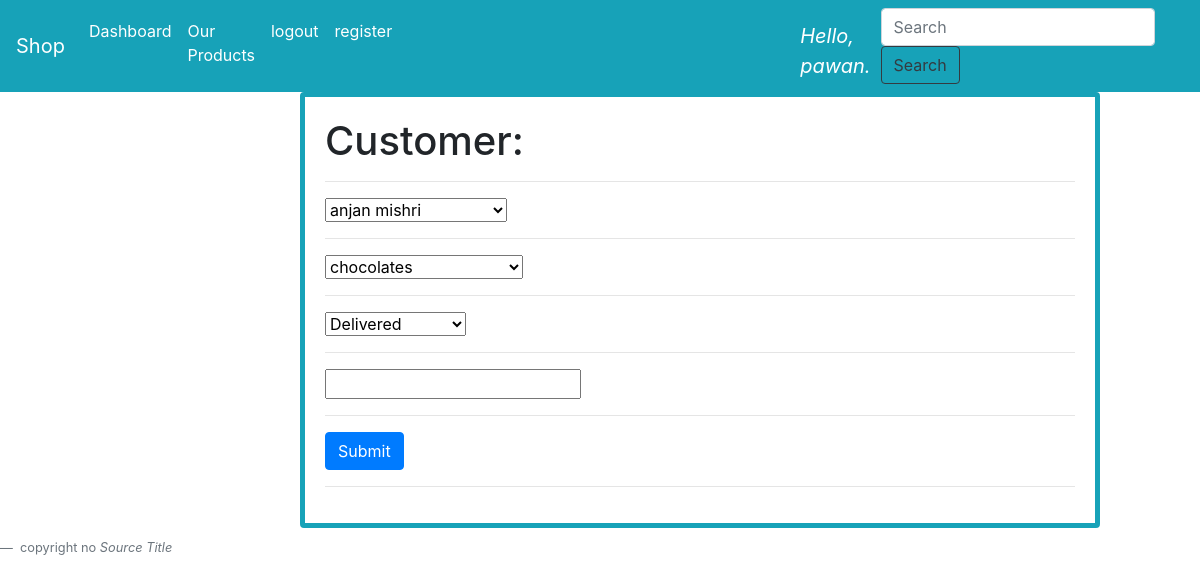
The app's page /update/48 (signed in) with its own data.
### accounts/models.py (models this page shows, shortened)
class Order(models.Model):
    STATUS = [
        ('Pending', 'Pending'),
        ('Out for Delivery', 'Out for Delivery'),
        ('Delivered', 'Delivered'),
    ]
    customer = models.ForeignKey(Customer, null=True, on_delete=models.SET_NULL)
    product = models.ForeignKey(Product, null=True, on_delete=models.SET_NULL)
    status = models.CharField(max_length=200, null=True, choices=STATUS)
    date_created = models.DateTimeField(auto_now_add=True, null=True)
    note = models.CharField(max_length=200, null=True)

### accounts/views.py (the view)
# urls.py: path("update/<str:pk_update>", views.updateorder, name="update"),
@login_required(login_url='login')
def updateorder(request, pk_update):
    order = Order.objects.get(id=pk_update)
    form = OrderForm(instance=order)
    if request.method == 'POST':
        print('printing post:', request.POST)
        form = OrderForm(request.POST)
        if form.is_valid():
            form.save()
    context = {'forms': form}
    return render(request, 'accounts/forms.html', context)

### accounts/forms.py
class OrderForm(ModelForm):
    class Meta:
        model= Order
        fields ='__all__'

### accounts/models.py (called while the page is built)
    def __str__(self):
        return self.name

    def __str__(self):
        return self.name

### accounts/templates/accounts/forms.html (shortened to what this page needs)
{% extends 'accounts/main.html' %} {% load static %} {% block content %}
<div class="card" style="width: 50rem; margin-left: 300px">
  <div class="card-body">
  <h1>Customer: {{customer.name}}</h1>
  <hr>
    <form action="" method="POST">
      {% for form in forms %}
      {{form}}
      <hr>
      {% endfor %}
      <button type="submit" class="btn btn-primary" name='submit' method='POST'>Submit</button>
      <hr>
    </form>
  </div>
</div>
{% endblock content %}

### accounts/templates/accounts/navbar.html (shortened to what this page needs)
{% block navbar %}
<nav class="navbar navbar-expand-lg navbar-dark bg-info">
  <a class="navbar-brand" href="{% url 'home' %}">Shop</a>
  <div class="collapse navbar-collapse" id="navbarSupportedContent">
    <ul class="navbar-nav mr-auto">
      <li class="nav-item active">
        <a class="nav-link" href="{% url 'home' %}">
        Dashboard
        </a>
      </li>
      <li>
        <a class="nav-link active" href="{% url 'products' %}">Our Products</a>
      </li>
      <li>
        <a class="nav-link active" href="{% url 'logout' %}">logout</a>
      </li>
      <li>
        <a class="nav-link active" href="{% url 'register' %}">register</a>
      </li>
     <li class="nav-item active active" style="font-size: 20px; color: white; padding-right:10px;padding-left:400px; padding-top:10px;"><i>Hello, {{request.user}}.</i> </li>
    </ul>
    <form class="form-inline my-2 my-lg-0">
      <input
        class="form-control mr-sm-2"
        type="search"
        placeholder="Search"
        aria-label="Search"
      />
      <button class="btn btn-outline-dark my-2 my-sm-0" type="submit">
        Search
      </button>
    </form>
  </div>
</nav>
{% endblock %}

### static/css/main.css (style rules this page uses)
.card { margin-bottom: 10px; border-width: thick; border-style: solid; border-color:#17A2B8; }

### records on screen
Order: forms "anjan mishri" "chocolates" "Delivered"

### other values on screen
{{ request.user }} "pawan"
